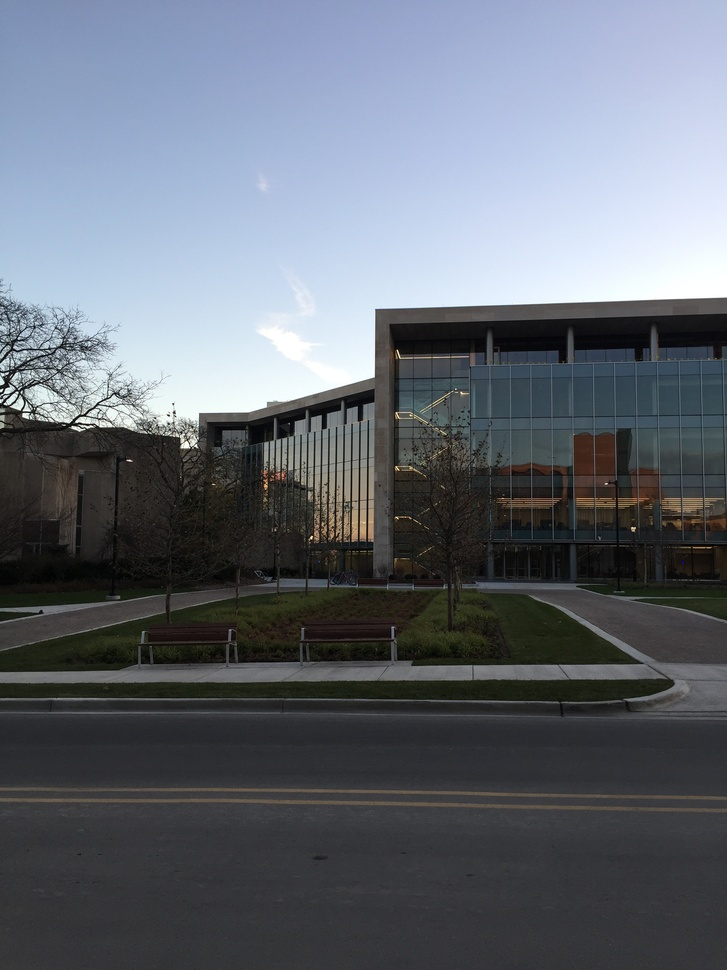
#> input picture Image Stitching/images/q11.jpg, 727 x 970 px, shrunk from 2448 x 3264 before the run
$ python Image_Stitching.py images/q11.jpg images/q11.jpg
#> lines starting #> are read from the running program, lines starting #| are printed output that depends on the picture
import cv2
import numpy as np
import sys

def load_images(image_paths):
    images = []
    for path in image_paths:
        img = cv2.imread(path)
#> img is the input picture: shape (970, 727, 3); mean B, G, R 115.2, 106.2, 100.3
        if img is None:
            print(f"Error: Could not load image {path}")
            sys.exit(1)
        images.append(img)
    return images

def stitch_images(img1, img2):
    gray1 = cv2.cvtColor(img1, cv2.COLOR_BGR2GRAY)
    gray2 = cv2.cvtColor(img2, cv2.COLOR_BGR2GRAY)

    sift = cv2.SIFT_create()
    keypoints1, descriptors1 = sift.detectAndCompute(gray1, None)
    keypoints2, descriptors2 = sift.detectAndCompute(gray2, None)

    index_params = dict(algorithm=1, trees=5)
    search_params = dict(checks=50)
    flann = cv2.FlannBasedMatcher(index_params, search_params)
    matches = flann.knnMatch(descriptors1, descriptors2, k=2)

    good_matches = [m for m, n in matches if m.distance < 0.7 * n.distance]

    if len(good_matches) > 4:
        src_pts = np.float32([keypoints1[m.queryIdx].pt for m in good_matches]).reshape(-1, 1, 2)
        dst_pts = np.float32([keypoints2[m.trainIdx].pt for m in good_matches]).reshape(-1, 1, 2)

        H, status = cv2.findHomography(src_pts, dst_pts, cv2.RANSAC, 5.0)

        if H is None:
            print("Error: Homography computation failed")
            sys.exit(1)

        height, width = img2.shape[:2]
        panorama = cv2.warpPerspective(img1, H, (width * 2, height))
        panorama[0:height, 0:width] = img2
        return panorama
    else:
        print("Error: Not enough matches found")
        sys.exit(1)

if __name__ == "__main__":
    if len(sys.argv) < 3:
        print("Usage: python Image_Stitching.py <image1> <image2>")
        sys.exit(1)

    images = load_images(sys.argv[1:3])
#> images = 2 items
    result = stitch_images(images[0], images[1])
#> in stitch_images, `gray1 = cv2.cvtColor(img1, cv2.COLOR_BGR2GRAY)`:
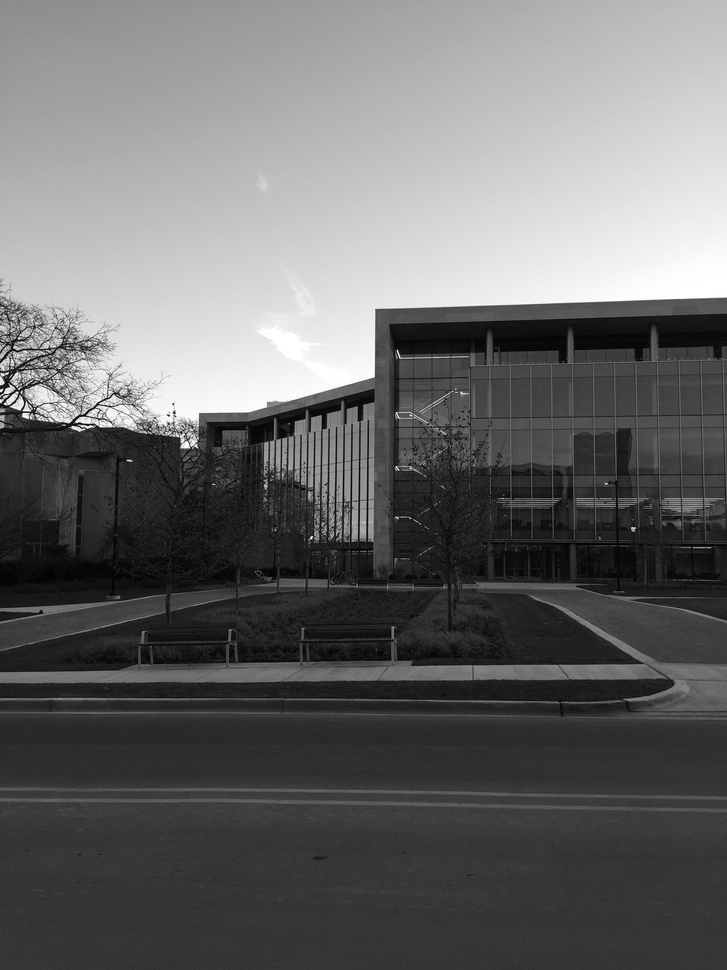
#> gray1: shape (970, 727); min 0, max 255, mean 105.4
#> in stitch_images, `keypoints1, descriptors1 = sift.detectAndCompute(gray1, None)`: keypoints1 = 1075 keypoints; strongest (x, y, size): (174, 412, 1.9), (311, 537, 1.9), (77, 421, 2), (88, 425, 1.8)
#> in stitch_images, `keypoints2, descriptors2 = sift.detectAndCompute(gray2, None)`: keypoints2 has the same summary as keypoints1
#> in stitch_images, `matches = flann.knnMatch(descriptors1, descriptors2, k=2)`: matches = 1075 matches
#> in stitch_images, `src_pts = np.float32([keypoints1[m.queryIdx].pt for m in good_matches]..`: src_pts = 1075 rows, first 8: [2.27, 417.4], [2.27, 417.4], [2.61, 374.5], [2.61, 374.5], [2.95, 288.5], [2.95, 288.5], [2.97, 368.9], [3.01, 416]
#> in stitch_images, `dst_pts = np.float32([keypoints2[m.trainIdx].pt for m in good_matches]..`: dst_pts has the same summary as src_pts
#> in stitch_images, `H, status = cv2.findHomography(src_pts, dst_pts, cv2.RANSAC, 5.0)`: H = [[1, -8.58e-16, 7.77e-13], [-2.23e-15, 1, 1.94e-12], [-4.7e-18, -4.4e-18, 1]]; status = 1075 values from 1 to 1
#> in stitch_images, `panorama = cv2.warpPerspective(img1, H, (width * 2, height))`:
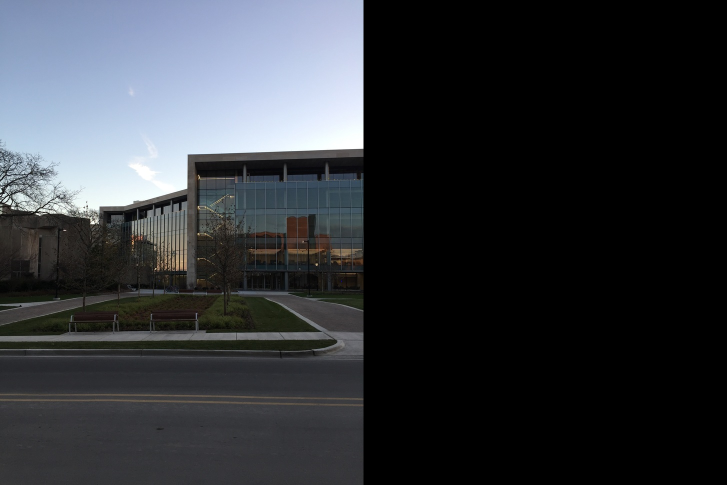
#> panorama: shape (970, 1454, 3) (shown at 1/2 size); mean B, G, R 57.6, 53.1, 50.1
    cv2.imwrite("stitched_output.jpg", result)
    print("Stitching complete. Saved as 'stitched_output.jpg'")
